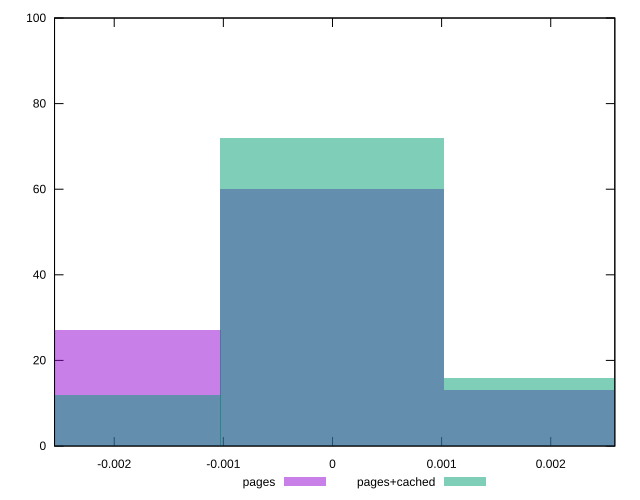

The gnuplot source for this figure:
reset

$pages <<EOF
0 60
0.002052242218077964 13
-0.002052242218077964 27
EOF

$pagesCached <<EOF
0 72
-0.002052242218077964 12
0.002052242218077964 16
EOF

set key outside below
set boxwidth 0.002052242218077964
set xrange [-0.002546985528914273:0.0025872663551574186]
set yrange [0:100]
set trange [0:100]
set style fill transparent solid 0.5 noborder
set terminal svg size 640, 500 enhanced background rgb 'white'
set output "report_00019_2021-02-10T18-14-37.922Z//meta/pScore-difference/comparison/histogram/0_vs_1.svg"

plot $pages title "pages" with boxes, \
     $pagesCached title "pages+cached" with boxes

reset
